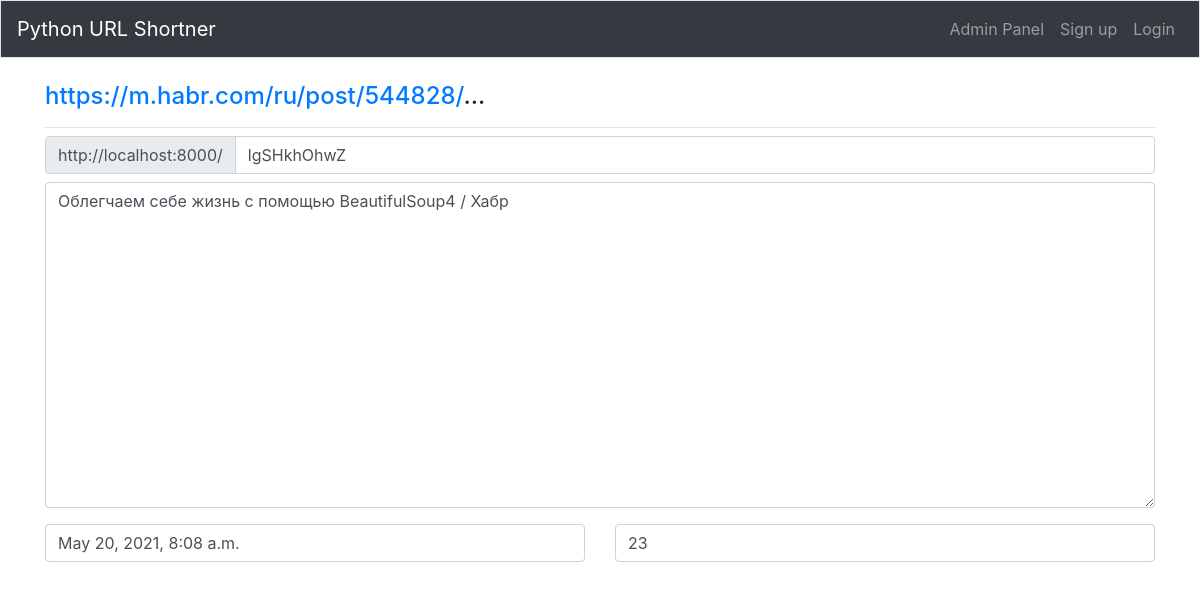
The app's page /manage_url/59/ with its own data.
### home_page/models.py (models this page shows)
class UsersUrl(models.Model):
    url = models.CharField(max_length=200)
    short = models.CharField(
        max_length=10, blank=True, unique=True, error_messages={"unique": ""}
    )
    date_added = models.DateTimeField(null=True)
    click_count = models.IntegerField(default=0)
    url_content = models.TextField(max_length=500, blank=True)
    def __str__(self):
        return f"{self.url[:150]}..."

### home_page/views.py (the view)
# urls.py: path("manage_url/<int:UsersUrl_id>/", views.manage_url, name="manage_url"),
def manage_url(request, UsersUrl_id):
    if request.method != "POST":
        form = ManageForm(request.POST)
        urls = UsersUrl.objects.get(id=UsersUrl_id)
    context = {"form": form, "urls": urls}
    return render(request, "home_page/manage_url.html", context)

### home_page/forms.py
class ManageForm(forms.ModelForm):
    class Meta:
        model = UsersUrl
        fields = ["short", "url_content", "click_count", "date_added"]
        labels = {"short": "", "url_content": "", "click_count": "", "date_added": ""}
        widgets = {}

### home_page/templates/home_page/manage_url.html (shortened to what this page needs)
{% extends "./base.html" %}
{% load bootstrap4 %}
{% block page_header %}
	<h4>{{ urls|urlize }}</h4>
{% endblock page_header %}
{% block content %}
  <div class="input-group mb-2 mr-sm-2">
    <div class="input-group-prepend">
      <div class="input-group-text">http://localhost:8000/</div>
    </div>
    <input type="text" name="short" class="form-control" id="short"value="{{ urls.short }}">
  </div>
  <form>
    <div class="form-group">
    <textarea class="form-control" rows="13">{{ urls.url_content }}</textarea>
  </div>
  <div class="row">
    <div class="col">
      <input type="text" class="form-control" value="{{ urls.date_added }}">
    </div>
    <div class="col">
      <input type="text" class="form-control" value="{{ urls.click_count }}">
    </div>
  </div>
</form>
 {% endblock content %}

### records on screen
UsersUrl: url "https://m.habr.com/ru/post/544828/ ...", url_content "Облегчаем себе жизнь с помощью BeautifulSoup4 / Хабр", date_added "May 20, 2021, 8:08 a.m.", click_count "23"
